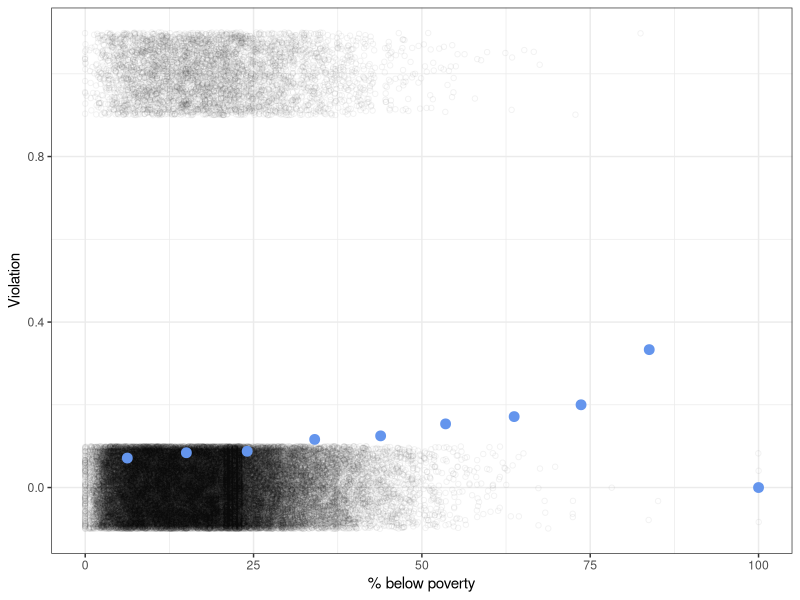
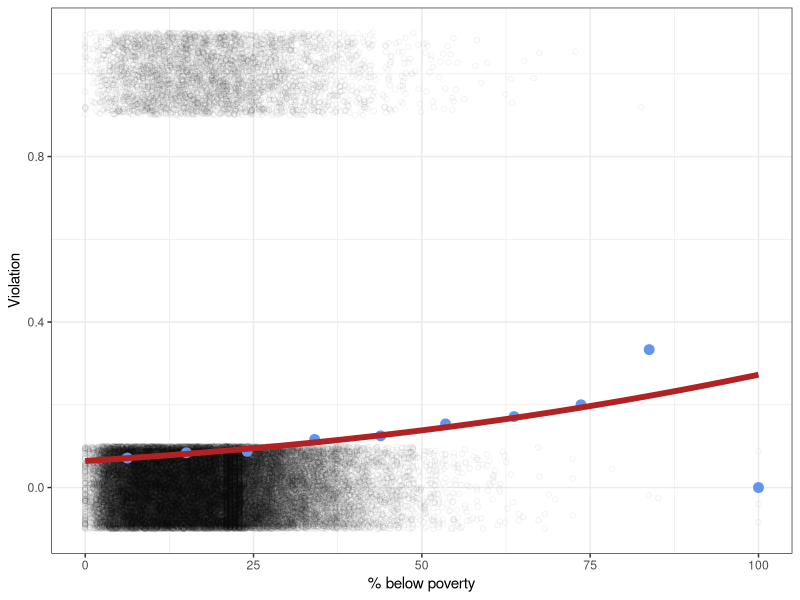
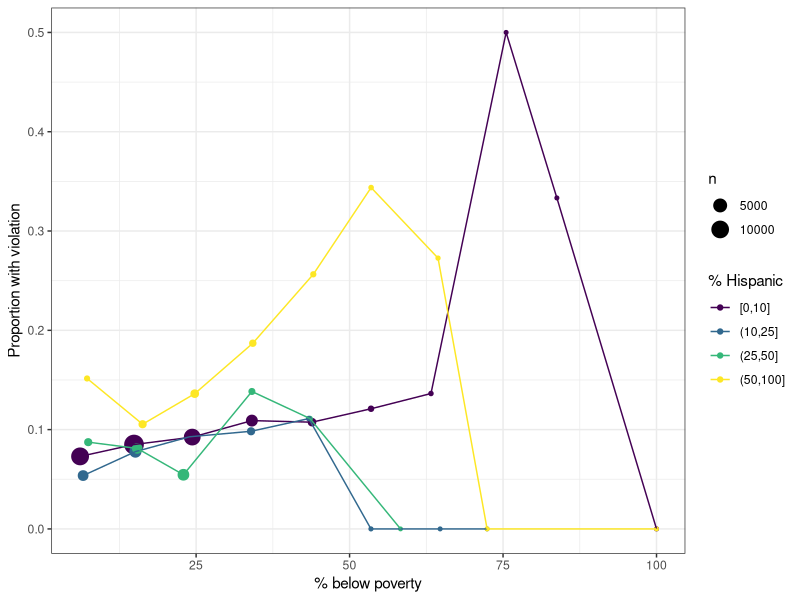
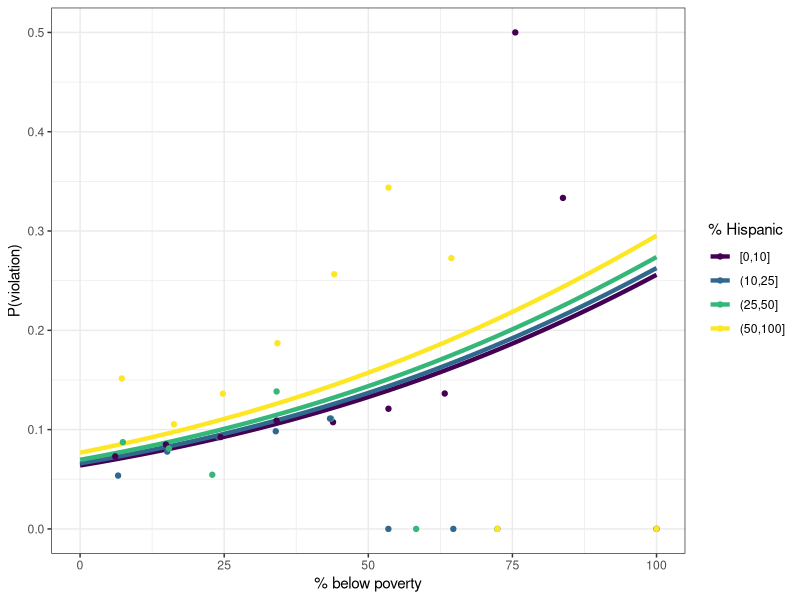
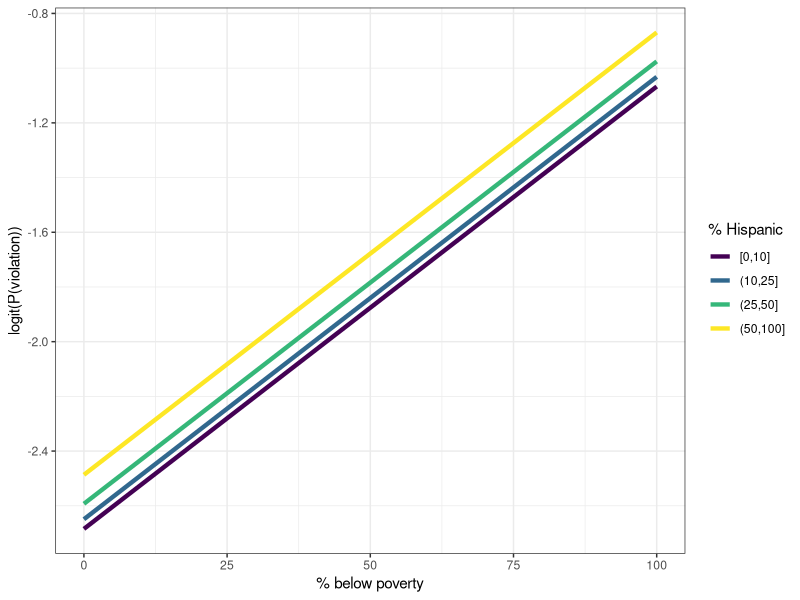
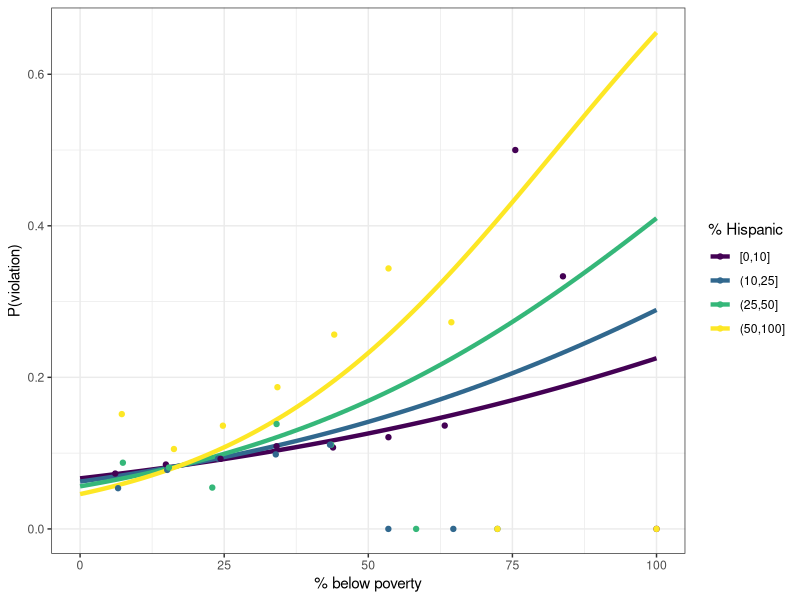

Here is the R script that generated these plots, in order:
## ---- chunk 1
#| label: setup
#| message: false

library(tidyverse)
set.seed(222)
theme_set(theme_bw())
## ---- chunk 2
#| message: false

# This path works on the course website - replace it with the Workbench path when rendering
drinking_water <- read_csv("../data/drinking_water.csv") |>
  select(pwsid, pwsname, pctpov, pcthisp, violation)
## ---- chunk 3
drinking_water <- drinking_water |>
  mutate(
    pctpov_bin = cut(
      pctpov,
      breaks = seq(0, 100, by = 10),
      include.lowest = TRUE
    )
  )
## ---- chunk 4
pov_summary <- drinking_water |>
  summarize(
    pctpov = mean(pctpov), # average pctpov in the bin
    prop_violation = mean(violation),
    .by = pctpov_bin
  )
pov_summary
## ---- chunk 5
ggplot(drinking_water, aes(x = pctpov, y = as.numeric(violation))) +
  geom_point(
    position = position_jitter(height = 0.1),
    shape = 21,
    alpha = 0.05
  ) +
  geom_point(
    aes(y = prop_violation),
    data = pov_summary,
    size = 3,
    color = "cornflowerblue"
  ) +
  labs(x = "% below poverty", y = "Violation")
## ---- chunk 6
pov_glm <- glm(
  violation ~ pctpov,
  family = binomial(link = "logit"),
  data = drinking_water
)
summary(pov_glm)
## ---- chunk 7
pov_grid <- expand_grid(
  pctpov = seq(0, 100, by = 1)
)
pov_grid$p_violation <- predict(
  pov_glm,
  newdata = pov_grid,
  type = "response"
)
## ---- chunk 8
ggplot(drinking_water, aes(x = pctpov, y = as.numeric(violation))) +
  geom_point(
    position = position_jitter(height = 0.1),
    shape = 21,
    alpha = 0.05
  ) +
  geom_point(
    aes(y = prop_violation),
    data = pov_summary,
    size = 3,
    color = "cornflowerblue"
  ) +
  geom_line(
    aes(y = p_violation),
    data = pov_grid,
    linewidth = 2,
    color = "firebrick"
  ) +
  labs(x = "% below poverty", y = "Violation")
## ---- chunk 9
predict(
  pov_glm,
  newdata = tibble(pctpov = c(5, 50)),
  type = "response"
)
## ---- chunk 10
pcthisp_breaks <- c(0, 10, 25, 50, 100)
drinking_water <- drinking_water |>
  mutate(
    pcthisp_bin = cut(pcthisp, breaks = pcthisp_breaks, include.lowest = TRUE)
  )
## ---- chunk 11
pov_hisp_summary <- drinking_water |>
  summarize(
    pctpov = mean(pctpov),
    prop_violation = mean(violation),
    n = n(),
    .by = c(pctpov_bin, pcthisp_bin)
  )
## ---- chunk 12
ggplot(
  pov_hisp_summary,
  aes(x = pctpov, y = prop_violation, color = pcthisp_bin)
) +
  geom_point(aes(size = n)) +
  geom_line() +
  scale_color_viridis_d("% Hispanic") +
  labs(x = "% below poverty", y = "Proportion with violation")
## ---- chunk 13
additive_glm <- glm(
  violation ~ pctpov + pcthisp,
  family = binomial(link = "logit"),
  data = drinking_water
)
summary(additive_glm)
## ---- chunk 14
additive_grid <- expand_grid(
  pctpov = seq(0, 100, by = 1),
  pcthisp = c(5, 17.5, 37.5, 75)
) |>
  mutate(
    pcthisp_bin = cut(pcthisp, breaks = pcthisp_breaks, include.lowest = TRUE)
  )
additive_grid$p_violation <- predict(
  additive_glm,
  newdata = additive_grid,
  type = "response"
)
## ---- chunk 15
ggplot(
  additive_grid,
  aes(x = pctpov, y = p_violation, color = pcthisp_bin)
) +
  geom_line(linewidth = 1.5) +
  geom_point(aes(y = prop_violation), data = pov_hisp_summary) +
  scale_color_viridis_d("% Hispanic") +
  labs(x = "% below poverty", y = "P(violation)")
## ---- chunk 16
additive_grid$logodds_violation <- predict(
  additive_glm,
  newdata = additive_grid,
  type = "link"
)

ggplot(
  additive_grid,
  aes(x = pctpov, y = logodds_violation, color = pcthisp_bin)
) +
  geom_line(linewidth = 1.5) +
  scale_color_viridis_d("% Hispanic") +
  labs(x = "% below poverty", y = "logit(P(violation))")
## ---- chunk 17
interaction_glm <- glm(
  violation ~ pctpov * pcthisp,
  family = binomial(link = "logit"),
  data = drinking_water
)
summary(interaction_glm)
## ---- chunk 18
interaction_grid <- expand_grid(
  pctpov = seq(0, 100, by = 1),
  pcthisp = c(5, 17.5, 37.5, 75)
) |>
  mutate(
    pcthisp_bin = cut(pcthisp, breaks = pcthisp_breaks, include.lowest = TRUE)
  )
interaction_grid$p_violation <- predict(
  interaction_glm,
  newdata = interaction_grid,
  type = "response"
)
## ---- chunk 19
ggplot(
  interaction_grid,
  aes(x = pctpov, y = p_violation, color = pcthisp_bin)
) +
  geom_line(linewidth = 1.5) +
  geom_point(aes(y = prop_violation), data = pov_hisp_summary) +
  scale_color_viridis_d("% Hispanic") +
  labs(x = "% below poverty", y = "P(violation)")
## ---- chunk 20
comparison_grid <- expand_grid(
  pctpov = 50,
  pcthisp = c(0, 75)
)
comparison_grid$p_additive <- predict(
  additive_glm,
  newdata = comparison_grid,
  type = "response"
)
comparison_grid$p_interaction <- predict(
  interaction_glm,
  newdata = comparison_grid,
  type = "response"
)
comparison_grid
